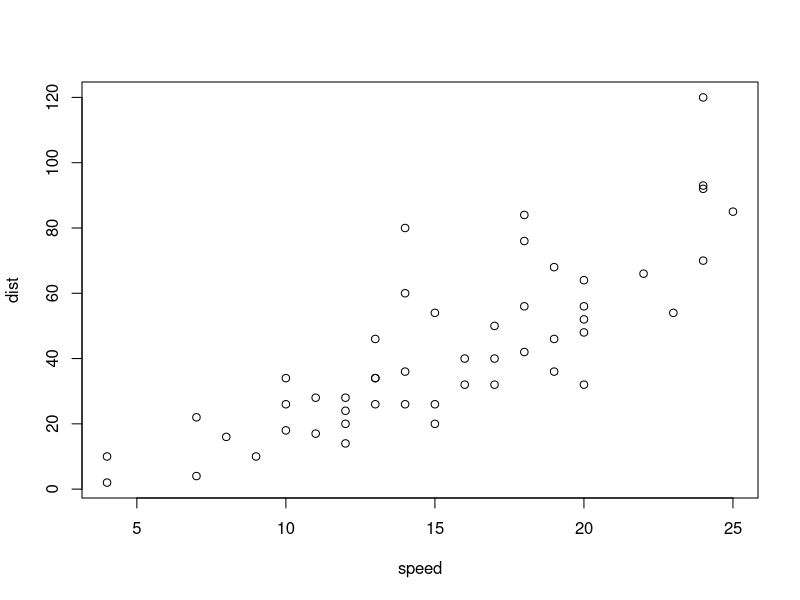
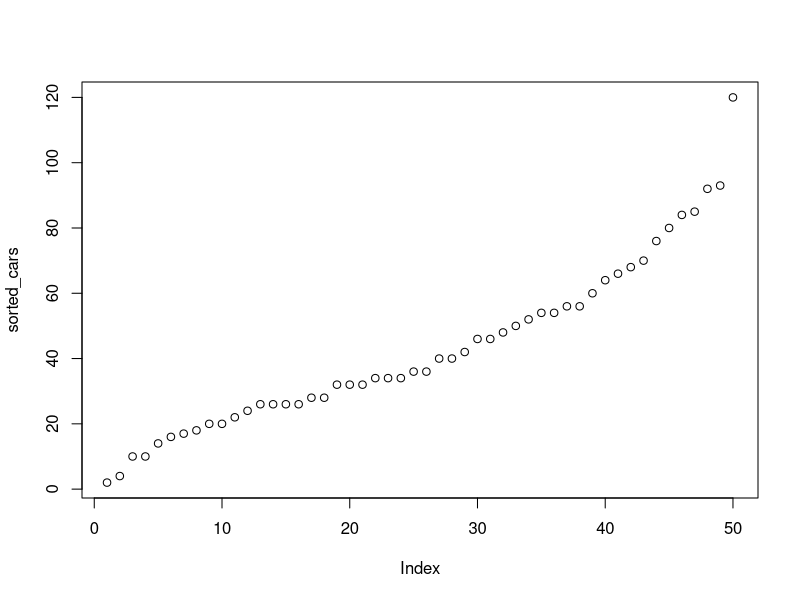
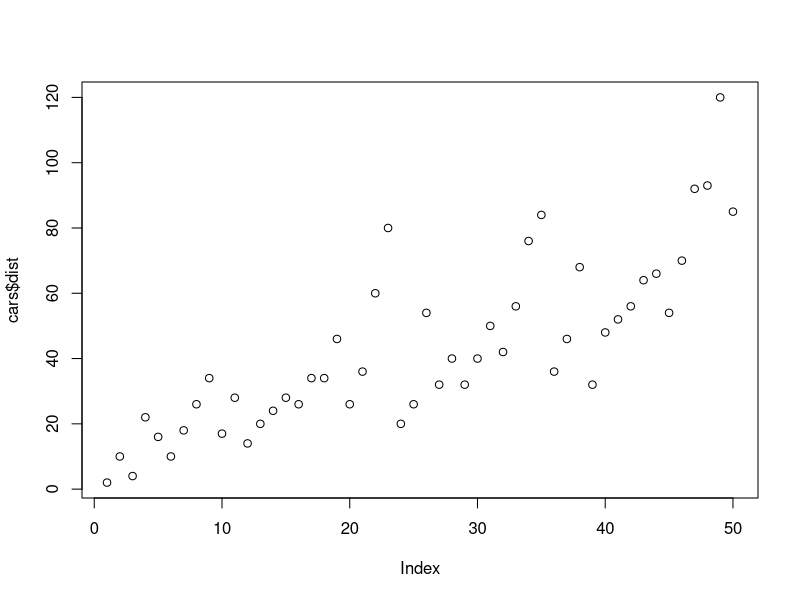
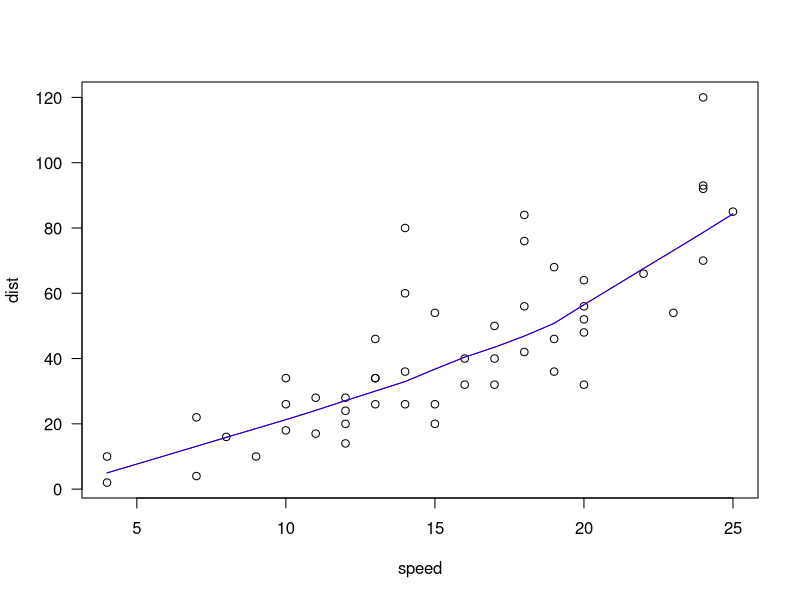

The R source for these figures, in order:
## ---- chunk 1
summary(cars)
## ---- chunk 2
plot(cars)
## ---- chunk 3
names(cars)
cars$speed
cars$dist
sorted_cars <- sort(cars$dist)
sorted_cars
plot(sorted_cars)
plot(cars$dist)
?lines
plot(cars, las = 1)
lines(lowess(cars), col = "red")
lines(lowess(cars$speed, cars$dist), col = "blue")
